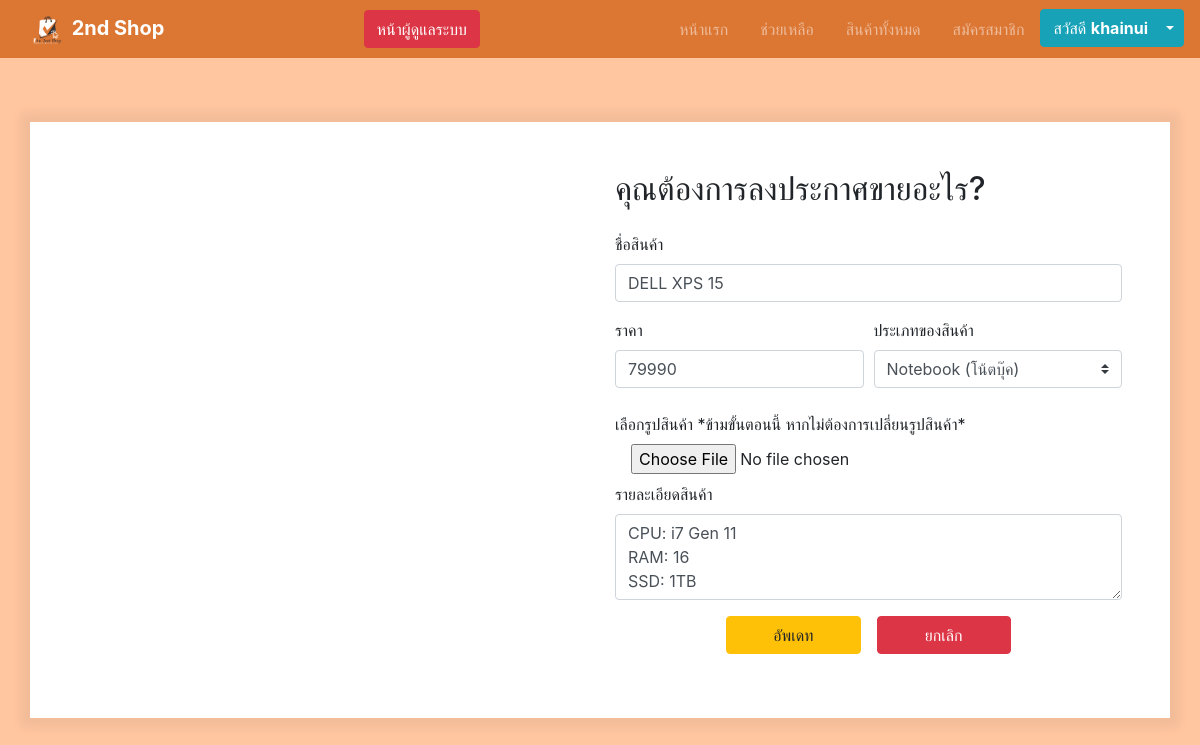
/product-edit.php?update_id=9 (signed in), run on the app's committed database.
### tables this page shows
CREATE TABLE `tb_product` (
  `pd_id` int(100) NOT NULL,
  `pd_name` varchar(255) NOT NULL,
  `pd_detail` varchar(255) NOT NULL,
  `pd_price` int(100) NOT NULL,
  `pd_img` varchar(255) NOT NULL,
  `pd_timestamp` datetime DEFAULT CURRENT_TIMESTAMP,
  `user_id` int(100) NOT NULL,
  `type_id` int(100) NOT NULL
);

### product-edit.php (the view, shortened to what this page needs)
<?php
   require_once('model/connection.php');
   require_once('views/bootstrap4.php');
   if (isset($_REQUEST['update_id'])) {
      try {
         $update_id = $_REQUEST['update_id'];
         $query = $db->prepare("SELECT * FROM 2ndshop.tb_product WHERE pd_id = :id");
         $query->execute([':id' => $update_id]);
         $row = $query->fetch(PDO::FETCH_ASSOC);
      } catch (PDOException $err) {
         echo $err->getMessage();
      }
   }
?>
<!DOCTYPE html>
<html lang="en">
<head>
   <link rel="stylesheet" href="css/register.css">
</head>
<body>
   <?php require_once('views/nav.php'); ?>
   <section class="container my-3 py-5">
      <div class="row">
         <div class="col-6 align-self-center" id="col-img">
         </div>
         <div class="col-6 pr-5" id="col-register">
            <h2 class="mb-4">คุณต้องการลงประกาศขายอะไร?</h2>
            <form action="" method="POST" enctype="multipart/form-data">
               <div class="form-row mb-3">
                  <div class="col">
                     <label for="inputName">ชื่อสินค้า</label>
                     <input type="text" class="form-control" name="inputName" id="inputName" value="<?php echo $row['pd_name'] ?>">
                  </div>
               </div>
               <div class="form-row mb-3">
                  <div class="col-6">
                     <label for="inputPrice">ราคา</label>
                     <input type="number" class="form-control" name="inputPrice" id="inputPrice" value="<?php echo $row['pd_price'] ?>">
                  </div>
                  <div class="col-6">
                     <label for="typeProduct">ประเภทของสินค้า</label>
                     <select class="custom-select" name="typeProduct" id="typeProduct">
                        <?php if ($row['type_id'] == '1') : ?>
                           <option value="1" selected>Vehicle (ยานพาหนะ)</option>
                           <option value="2" >Smartphone (สมาร์ทโฟน)</option>
                           <option value="3" >Notebook (โน้ตบุ๊ค)</option>
                        <?php elseif ($row['type_id'] == '2') : ?>
                           <option value="1" >Vehicle (ยานพาหนะ)</option>
                           <option value="2" selected>Smartphone (สมาร์ทโฟน)</option>
                           <option value="3" >Notebook (โน้ตบุ๊ค)</option>
                        <?php elseif ($row['type_id'] == '3') : ?>
                           <option value="3" selected>Notebook (โน้ตบุ๊ค)</option>
                        <?php endif ?>
                     </select>
                  </div>
               </div>
               <div class="form-row mt-4 mb-3">
                  <div class="col">
                     <div class="custom-file mb-3">
                        <label for="" class="mr-5">เลือกรูปสินค้า *ข้ามขั้นตอนนี้ หากไม่ต้องการเปลี่ยนรูปสินค้า*</label>
                        <input type="file" class="ml-3" id="customFile" name="inputImg">
                     </div>
                  </div>
               </div>
               <div class="form-row mb-3">
                  <div class="col">
                     <label for="inputDetail">รายละเอียดสินค้า</label>
                     <textarea name="inputDetail" id="inputDetail" class="form-control" placeholder="รายละเอียดสินค้า" rows="3" required><?php echo $row['pd_detail'] ?></textarea>
                  </div>
               </div>
               <div class="row mt-2 d-flex justify-content-center">
                     <button type="submit" class="btn btn-warning mx-2 w-25" name="btnUpdate">อัพเดท</button>
                     <a href="myproduct.php" type="submit" class="btn btn-danger mx-2 w-25">ยกเลิก</a>
               </div>
            </form>
         </div>
      </div>
   </section>
</body>
</html>

### css/register.css (style rules this page uses)
body { background-color: #ffc6a0; }
.container { height: auto; position: relative; top: 3rem; background-color: #fff; box-shadow: 0 0 10px 10px rgba(0, 0, 0, 0.05); }
.form-row { margin-bottom: 0.5rem; }

### data on the page
tb_product: inputName "DELL XPS 15", inputPrice "79990", typeProduct "Notebook (โน้ตบุ๊ค)", inputDetail "CPU: i7 Gen 11 RAM: 16 SSD: 1TB"

### other printed values
$_SESSION['login_username'] "khainui"
